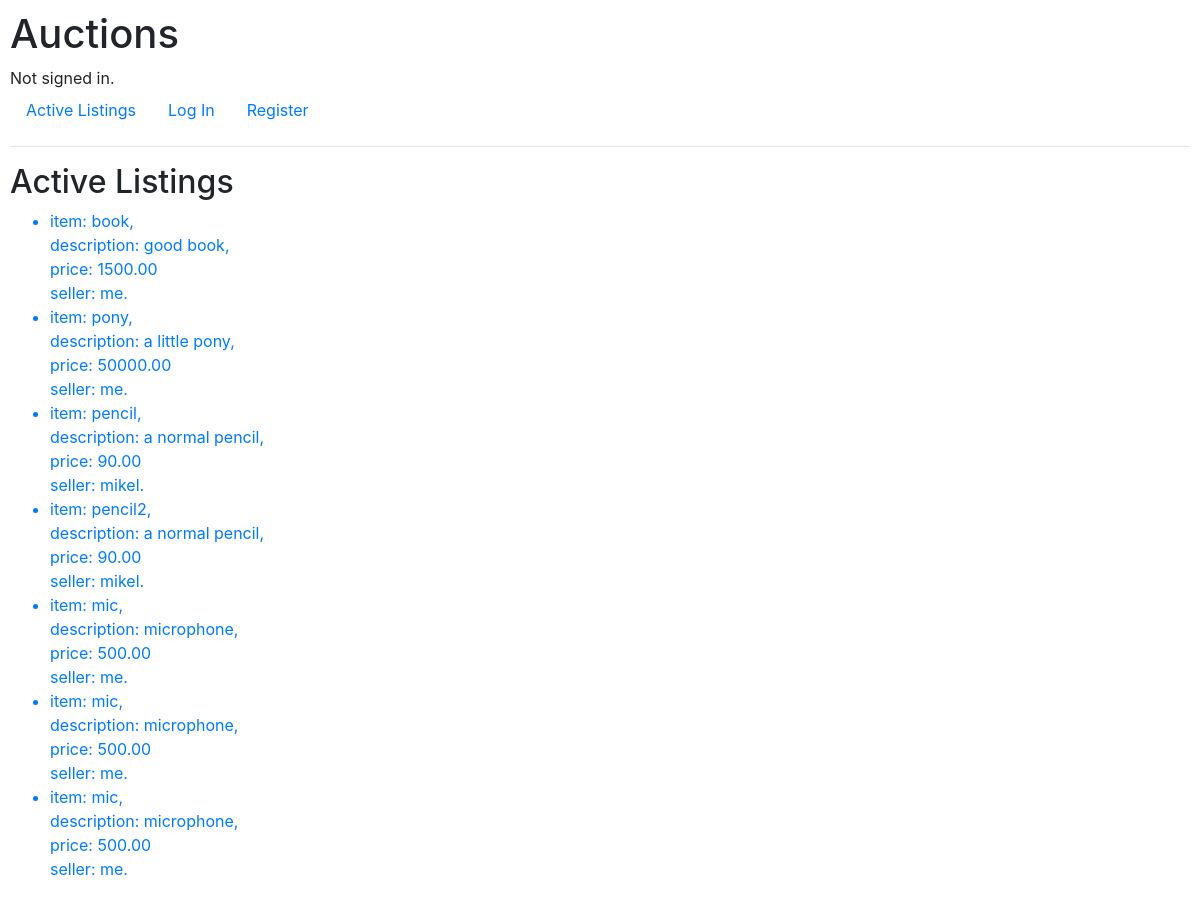
The app's page /auction/, older data.
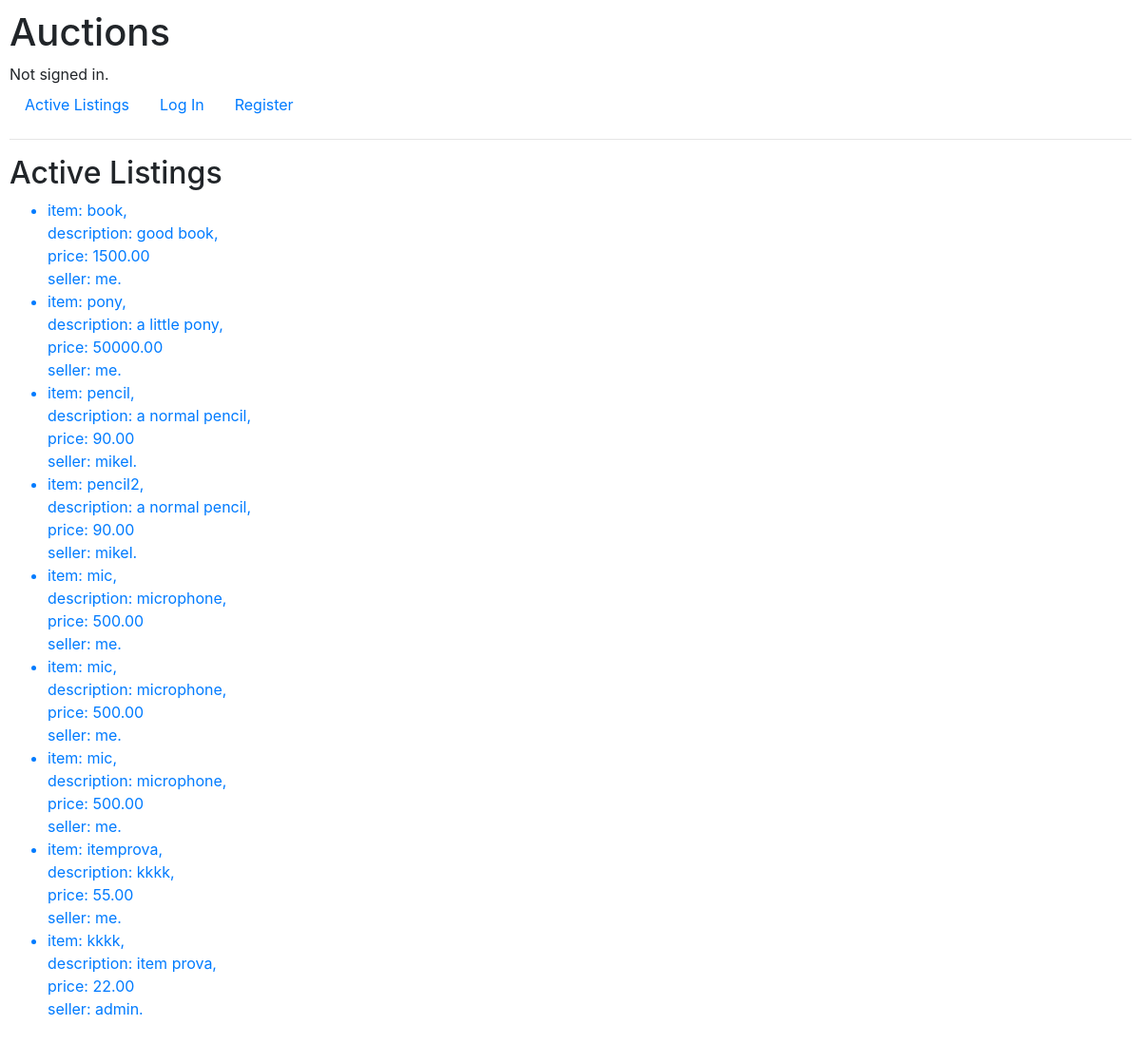
The same page, newer data.
### auctions/models.py (models this page shows, shortened)
class Auction_listings(models.Model):
    userid = models.ForeignKey(User, on_delete=models.CASCADE, related_name="listings")
    title = models.CharField( max_length = 50 )
    description = models.TextField( max_length = 200 )
    startingprice = models.DecimalField(max_digits=10, decimal_places=2)
    active = models.BooleanField(default=True)
    winner= models.ForeignKey(User, on_delete=models.SET_NULL, related_name="Auctions_won", blank=True, null=True)
    finalPrice=models.DecimalField(max_digits=10, decimal_places=2, default=0)

class User(AbstractUser):
    pass

### auctions/views.py (the view)
# urls.py: path("", views.index, name="index"),
def index(request):
    return render(request, "auctions/index.html", {
        "listings": Auction_listings.objects.all()
    })

### auctions/templates/auctions/index.html
{% extends "auctions/layout.html" %}
{% block body %}
    <h2>Active Listings</h2>
    <ul>
        {% for listing in listings %}
            {% if listing.active == True %}
                <a href="{% url 'listing' listing.id %}">
                    <li> item: {{listing.title}}, <br> description: {{listing.description}}, <br> price: {{listing.startingprice}} <br> seller: {{listing.userid}}. </li>
                </a>
            {% endif %}
        {% endfor %}
    </ul>
{% endblock %}

Row changes from the older to the newer data that the page shows:
added Auction_listings: title "itemprova", description "kkkk", startingprice "55.00", userid "me"
added Auction_listings: title "kkkk", description "item prova", startingprice "22.00", userid "admin"
